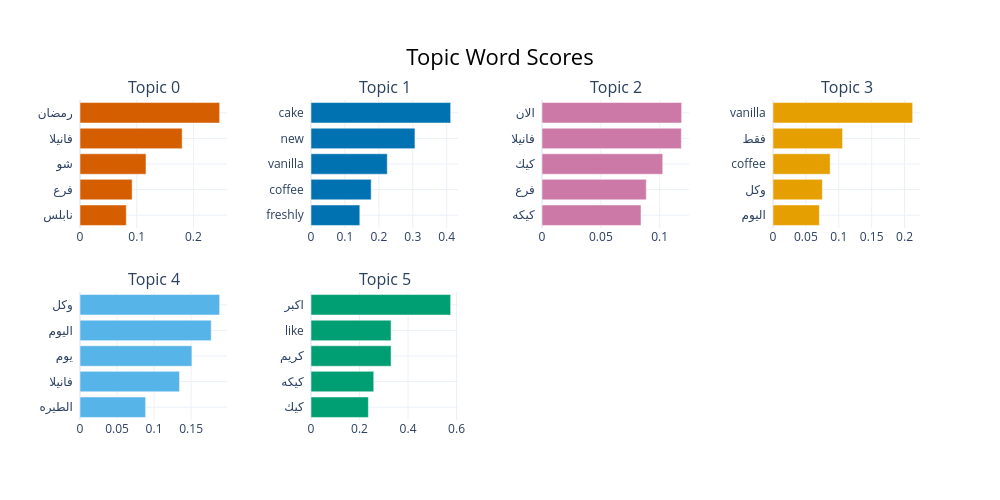

The code cell stored with this chart in its notebook:
### Code cell
base_topic_model.visualize_barchart(
    topics=base_topic_info[base_topic_info["Topic"] != -1]["Topic"].tolist(),
    top_n_topics=min(10, len(base_topic_info)),
)

### Figure 1 — Plotly figure (JSON) as saved in the notebook; plotly's stock layout.template omitted (floating-point values rounded to 4 significant figures)
{"data": [{"marker": {"color": "#D55E00"}, "orientation": "h", "type": "bar", "x": [0.08157, 0.09191, 0.1164, 0.1801, 0.2462], "xaxis": "x", "y": ["نابلس  ", "فرع  ", "شو  ", "فانيلا  ", "رمضان  "], "yaxis": "y"}, {"marker": {"color": "#0072B2"}, "orientation": "h", "type": "bar", "x": [0.1439, 0.1774, 0.2247, 0.3064, 0.4116], "xaxis": "x2", "y": ["freshly  ", "coffee  ", "vanilla  ", "new  ", "cake  "], "yaxis": "y2"}, {"marker": {"color": "#CC79A7"}, "orientation": "h", "type": "bar", "x": [0.08412, 0.08859, 0.1026, 0.1184, 0.1186], "xaxis": "x3", "y": ["كيكه  ", "فرع  ", "كيك  ", "فانيلا  ", "الان  "], "yaxis": "y3"}, {"marker": {"color": "#E69F00"}, "orientation": "h", "type": "bar", "x": [0.0705, 0.07503, 0.08687, 0.1057, 0.2123], "xaxis": "x4", "y": ["اليوم  ", "وكل  ", "coffee  ", "فقط  ", "vanilla  "], "yaxis": "y4"}, {"marker": {"color": "#56B4E9"}, "orientation": "h", "type": "bar", "x": [0.08858, 0.1343, 0.1511, 0.1772, 0.1885], "xaxis": "x5", "y": ["الطيره  ", "فانيلا  ", "يوم  ", "اليوم  ", "وكل  "], "yaxis": "y5"}, {"marker": {"color": "#009E73"}, "orientation": "h", "type": "bar", "x": [0.2365, 0.2586, 0.33, 0.33, 0.5756], "xaxis": "x6", "y": ["كيك  ", "كيكه  ", "كريم  ", "like  ", "اكبر  "], "yaxis": "y6"}], "layout": {"annotations": [{"font": {"size": 16}, "showarrow": false, "text": "Topic 0", "x": 0.0875, "xanchor": "center", "xref": "paper", "y": 1, "yanchor": "bottom", "yref": "paper"}, {"font": {"size": 16}, "showarrow": false, "text": "Topic 1", "x": 0.3625, "xanchor": "center", "xref": "paper", "y": 1, "yanchor": "bottom", "yref": "paper"}, {"font": {"size": 16}, "showarrow": false, "text": "Topic 2", "x": 0.6375, "xanchor": "center", "xref": "paper", "y": 1, "yanchor": "bottom", "yref": "paper"}, {"font": {"size": 16}, "showarrow": false, "text": "Topic 3", "x": 0.9125, "xanchor": "center", "xref": "paper", "y": 1, "yanchor": "bottom", "yref": "paper"}, {"font": {"size": 16}, "showarrow": false, "text": "Topic 4", "x": 0.0875, "xanchor": "center", "xref": "paper", "y": 0.4, "yanchor": "bottom", "yref": "paper"}, {"font": {"size": 16}, "showarrow": false, "text": "Topic 5", "x": 0.3625, "xanchor": "center", "xref": "paper", "y": 0.4, "yanchor": "bottom", "yref": "paper"}], "height": 500, "hoverlabel": {"bgcolor": "white", "font": {"family": "Rockwell", "size": 16}}, "showlegend": false, "title": {"font": {"color": "Black", "size": 22}, "text": "Topic Word Scores", "x": 0.5, "xanchor": "center", "yanchor": "top"}, "width": 1000, "xaxis": {"anchor": "y", "domain": [0, 0.175], "showgrid": true}, "xaxis2": {"anchor": "y2", "domain": [0.275, 0.45], "showgrid": true}, "xaxis3": {"anchor": "y3", "domain": [0.55, 0.725], "showgrid": true}, "xaxis4": {"anchor": "y4", "domain": [0.825, 1], "showgrid": true}, "xaxis5": {"anchor": "y5", "domain": [0, 0.175], "showgrid": true}, "xaxis6": {"anchor": "y6", "domain": [0.275, 0.45], "showgrid": true}, "xaxis7": {"anchor": "y7", "domain": [0.55, 0.725], "showgrid": true}, "xaxis8": {"anchor": "y8", "domain": [0.825, 1], "showgrid": true}, "yaxis": {"anchor": "x", "domain": [0.6, 1], "showgrid": true}, "yaxis2": {"anchor": "x2", "domain": [0.6, 1], "showgrid": true}, "yaxis3": {"anchor": "x3", "domain": [0.6, 1], "showgrid": true}, "yaxis4": {"anchor": "x4", "domain": [0.6, 1], "showgrid": true}, "yaxis5": {"anchor": "x5", "domain": [0, 0.4], "showgrid": true}, "yaxis6": {"anchor": "x6", "domain": [0, 0.4], "showgrid": true}, "yaxis7": {"anchor": "x7", "domain": [0, 0.4], "showgrid": true}, "yaxis8": {"anchor": "x8", "domain": [0, 0.4], "showgrid": true}}}
